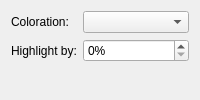
     <widget class="QWidget" name="page_6">
      <layout class="QFormLayout" name="formLayout_7">
       <item row="0" column="0">
        <widget class="QLabel" name="label_18">
         <property name="text">
          <string>Coloration:</string>
         </property>
        </widget>
       </item>
       <item row="0" column="1">
        <widget class="QComboBox" name="coloredMouseOver">
         <property name="toolTip">
          <string>&lt;p&gt;Defines how the theme can use color to indicate which active widget is under the mouse.&lt;/p&gt;</string>
         </property>
        </widget>
       </item>
       <item row="1" column="0">
        <widget class="QLabel" name="textLabel1_8">
         <property name="toolTip">
          <string>&lt;p&gt;This controls the % that widgets will be highlighted by when the mouse hovers over them.&lt;/p&gt;</string>
         </property>
         <property name="text">
          <string>Highlight by:</string>
         </property>
         <property name="wordWrap">
          <bool>false</bool>
         </property>
        </widget>
       </item>
       <item row="1" column="1">
        <widget class="QSpinBox" name="highlightFactor">
         <property name="toolTip">
          <string>&lt;p&gt;Defines by how much the theme should brighen (or darken) the color of the active widget under the mouse.&lt;/p&gt;</string>
         </property>
         <property name="suffix">
          <string>%</string>
         </property>
        </widget>
       </item>
      </layout>
     </widget>
